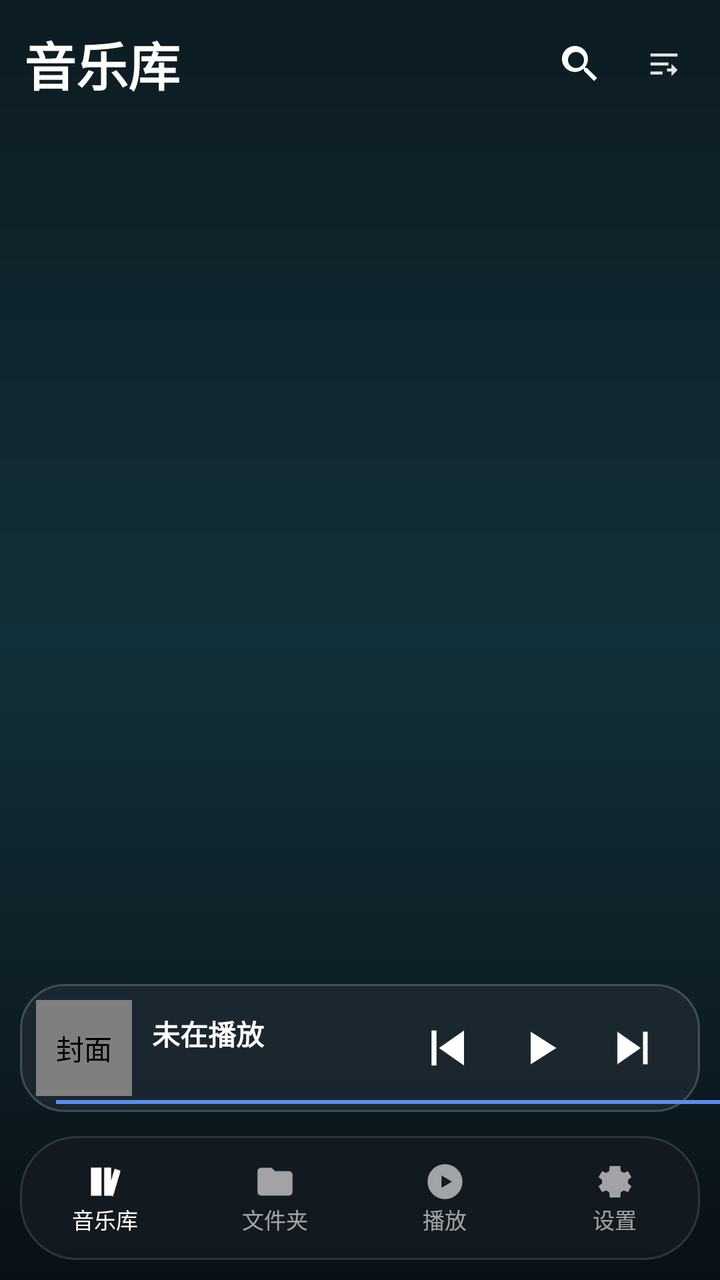
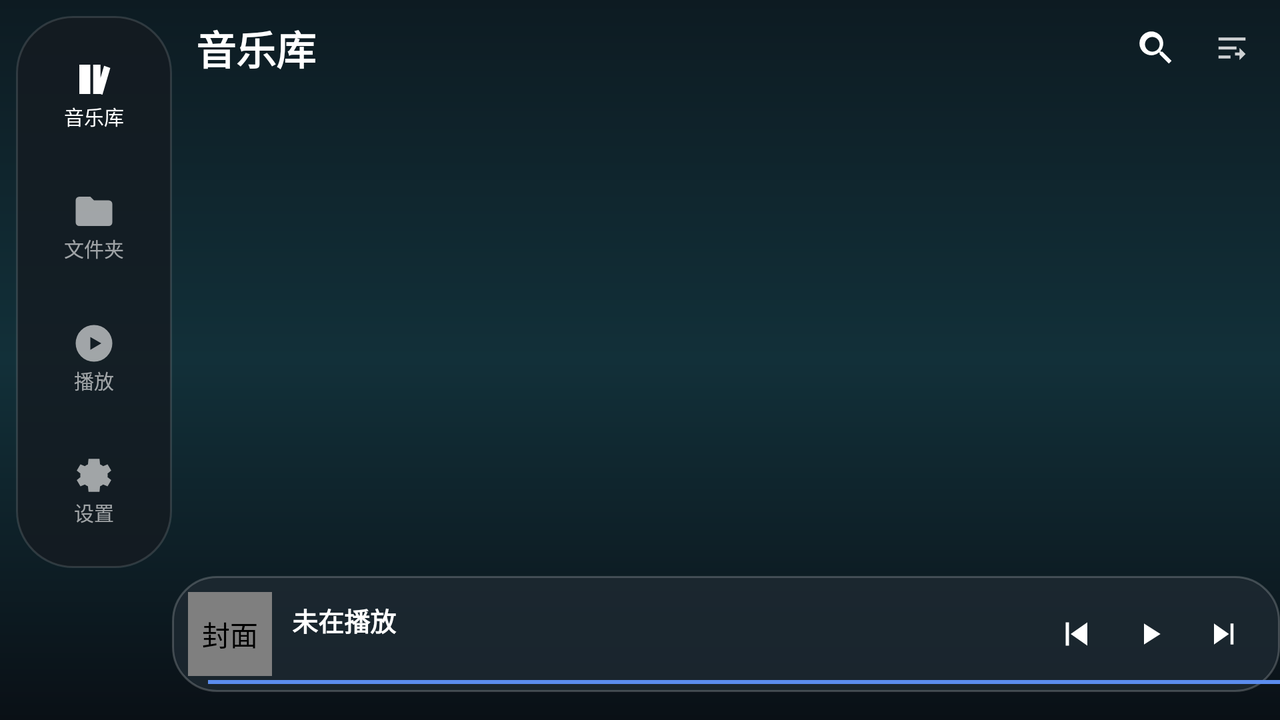

The same Android screen from two of the app's own layout files: first res/layout/ as a phone draws it, then the repository's variant for another configuration, drawn on a device whose configuration selects that folder. Both files follow.
<!-- AndroidManifest.xml: application theme Theme.DsdPlayer -->
<!-- res/layout/activity_main.xml -->
<?xml version="1.0" encoding="utf-8"?>
<androidx.constraintlayout.widget.ConstraintLayout
    xmlns:android="http://schemas.android.com/apk/res/android"
    xmlns:app="http://schemas.android.com/apk/res-auto"
    android:layout_width="match_parent"
    android:layout_height="match_parent"
    android:background="@drawable/bg_app">

    
    <LinearLayout
        android:id="@+id/titleRow"
        android:layout_width="0dp"
        android:layout_height="wrap_content"
        android:gravity="center_vertical"
        android:orientation="horizontal"
        android:paddingStart="12dp"
        android:paddingEnd="6dp"
        android:paddingTop="10dp"
        app:layout_constraintTop_toTopOf="parent"
        app:layout_constraintStart_toStartOf="parent"
        app:layout_constraintEnd_toEndOf="parent">

        <ImageView
            android:id="@+id/btnBack"
            android:layout_width="36dp"
            android:layout_height="36dp"
            android:layout_marginEnd="4dp"
            android:background="?attr/selectableItemBackgroundBorderless"
            android:contentDescription="@string/nav_back"
            android:padding="7dp"
            android:src="@drawable/ic_back"
            android:visibility="gone"
            app:tint="#FFFFFF" />

        <TextView
            android:id="@+id/pageTitle"
            android:layout_width="0dp"
            android:layout_height="wrap_content"
            android:layout_weight="1"
            android:ellipsize="end"
            android:singleLine="true"
            android:text="@string/lib_title"
            android:textColor="#FFFFFFFF"
            android:textSize="26sp"
            android:textStyle="bold" />

        <ImageView
            android:id="@+id/btnSearch"
            android:layout_width="44dp"
            android:layout_height="44dp"
            android:background="?attr/selectableItemBackgroundBorderless"
            android:contentDescription="@string/search"
            android:padding="10dp"
            android:src="@drawable/ic_search"
            app:tint="#FFFFFF" />

        
        <ImageView
            android:id="@+id/btnSort"
            android:layout_width="40dp"
            android:layout_height="40dp"
            android:layout_marginEnd="2dp"
            android:background="?attr/selectableItemBackgroundBorderless"
            android:contentDescription="@string/sort_layout"
            android:padding="11dp"
            android:src="@drawable/ic_sort"
            app:tint="#E0FFFFFF" />
    </LinearLayout>

    <TextView
        android:id="@+id/pageSubtitle"
        android:layout_width="0dp"
        android:layout_height="wrap_content"
        android:paddingHorizontal="16dp"
        android:paddingBottom="4dp"
        android:textColor="#99FFFFFF"
        android:textSize="13sp"
        app:layout_constraintTop_toBottomOf="@id/titleRow"
        app:layout_constraintStart_toStartOf="parent"
        app:layout_constraintEnd_toEndOf="parent" />

    <FrameLayout
        android:id="@+id/pageHost"
        android:layout_width="0dp"
        android:layout_height="0dp"
        app:layout_constraintTop_toBottomOf="@id/pageSubtitle"
        app:layout_constraintBottom_toTopOf="@id/miniPlayer"
        app:layout_constraintStart_toStartOf="parent"
        app:layout_constraintEnd_toEndOf="parent" />

    <LinearLayout
        android:id="@+id/miniPlayer"
        android:layout_width="0dp"
        android:layout_height="64dp"
        android:layout_marginHorizontal="10dp"
        android:layout_marginBottom="12dp"
        android:background="@drawable/bg_mini_player"
        android:clickable="true"
        android:focusable="true"
        android:gravity="center_vertical"
        android:orientation="horizontal"
        android:paddingHorizontal="8dp"
        app:layout_constraintBottom_toTopOf="@id/bottomNav"
        app:layout_constraintStart_toStartOf="parent"
        app:layout_constraintEnd_toEndOf="parent">

        <com.dsd.player.ui.CoverImageView
            android:id="@+id/miniCover"
            app:radiusDp="8"
            android:layout_width="48dp"
            android:layout_height="48dp"
            android:background="@drawable/bg_cover_placeholder"
            android:contentDescription="@string/artwork"
            android:scaleType="centerCrop" />

        <LinearLayout
            android:layout_width="0dp"
            android:layout_height="wrap_content"
            android:layout_marginStart="10dp"
            android:layout_weight="1"
            android:orientation="vertical">

            <TextView
                android:id="@+id/miniTitle"
                android:layout_width="match_parent"
                android:layout_height="wrap_content"
                android:ellipsize="marquee"
                android:focusable="true"
                android:focusableInTouchMode="true"
                android:marqueeRepeatLimit="marquee_forever"
                android:singleLine="true"
                android:text="@string/nothing_playing"
                android:textColor="#FFFFFFFF"
                android:textSize="14sp"
                android:textStyle="bold" />

            <TextView
                android:id="@+id/miniSubtitle"
                android:layout_width="match_parent"
                android:layout_height="wrap_content"
                android:ellipsize="end"
                android:singleLine="true"
                android:textColor="#99FFFFFF"
                android:textSize="11sp" />
        </LinearLayout>

        <ImageView
            android:id="@+id/miniPrev"
            android:layout_width="48dp"
            android:layout_height="48dp"
            android:background="?attr/selectableItemBackgroundBorderless"
            android:contentDescription="@string/prev"
            android:padding="9dp"
            android:src="@drawable/ic_prev"
            app:tint="#FFFFFF" />

        <ImageView
            android:id="@+id/miniPlay"
            android:layout_width="48dp"
            android:layout_height="48dp"
            android:background="?attr/selectableItemBackgroundBorderless"
            android:contentDescription="@string/play"
            android:padding="10dp"
            android:src="@drawable/ic_play"
            app:tint="#FFFFFF" />

        <ImageView
            android:id="@+id/miniNext"
            android:layout_width="48dp"
            android:layout_height="48dp"
            android:background="?attr/selectableItemBackgroundBorderless"
            android:contentDescription="@string/next"
            android:padding="10dp"
            android:src="@drawable/ic_next"
            app:tint="#FFFFFF" />
    </LinearLayout>

    
    <View
        android:id="@+id/miniProgressBg"
        android:layout_width="0dp"
        android:layout_height="2dp"
        android:layout_marginHorizontal="18dp"
        android:layout_marginBottom="4dp"
        android:background="#1FFFFFFF"
        app:layout_constraintBottom_toBottomOf="@id/miniPlayer"
        app:layout_constraintStart_toStartOf="@id/miniPlayer"
        app:layout_constraintEnd_toEndOf="@id/miniPlayer" />

    <View
        android:id="@+id/miniProgress"
        android:layout_width="0dp"
        android:layout_height="2dp"
        android:background="#5B8DEF"
        app:layout_constraintBottom_toBottomOf="@id/miniProgressBg"
        app:layout_constraintStart_toStartOf="@id/miniProgressBg" />

    <LinearLayout
        android:id="@+id/bottomNav"
        android:layout_width="0dp"
        android:layout_height="62dp"
        android:layout_marginHorizontal="10dp"
        android:layout_marginBottom="10dp"
        android:background="@drawable/bg_nav_pill"
        android:gravity="center"
        android:orientation="horizontal"
        app:layout_constraintBottom_toBottomOf="parent"
        app:layout_constraintStart_toStartOf="parent"
        app:layout_constraintEnd_toEndOf="parent">

        <LinearLayout
            android:id="@+id/navLibrary"
            android:layout_width="0dp"
            android:layout_height="match_parent"
            android:layout_weight="1"
            android:gravity="center"
            android:orientation="vertical">

            <ImageView
                android:id="@+id/navLibraryIcon"
                android:layout_width="21dp"
                android:layout_height="21dp"
                android:contentDescription="@string/lib_title"
                android:src="@drawable/ic_library"
                app:tint="#FFFFFFFF" />

            <TextView
                android:id="@+id/navLibraryText"
                android:layout_width="wrap_content"
                android:layout_height="wrap_content"
                android:text="@string/lib_title"
                android:textColor="#FFFFFFFF"
                android:textSize="11sp" />
        </LinearLayout>

        <LinearLayout
            android:id="@+id/navFolders"
            android:layout_width="0dp"
            android:layout_height="match_parent"
            android:layout_weight="1"
            android:gravity="center"
            android:orientation="vertical">

            <ImageView
                android:id="@+id/navFoldersIcon"
                android:layout_width="21dp"
                android:layout_height="21dp"
                android:contentDescription="@string/lib_folder"
                android:src="@drawable/ic_folder"
                app:tint="#99FFFFFF" />

            <TextView
                android:id="@+id/navFoldersText"
                android:layout_width="wrap_content"
                android:layout_height="wrap_content"
                android:text="@string/lib_folder"
                android:textColor="#99FFFFFF"
                android:textSize="11sp" />
        </LinearLayout>

        <LinearLayout
            android:id="@+id/navPlayer"
            android:layout_width="0dp"
            android:layout_height="match_parent"
            android:layout_weight="1"
            android:gravity="center"
            android:orientation="vertical">

            <ImageView
                android:id="@+id/navPlayerIcon"
                android:layout_width="21dp"
                android:layout_height="21dp"
                android:contentDescription="@string/now_playing"
                android:src="@drawable/ic_play_circle"
                app:tint="#99FFFFFF" />

            <TextView
                android:id="@+id/navPlayerText"
                android:layout_width="wrap_content"
                android:layout_height="wrap_content"
                android:text="@string/now_playing"
                android:textColor="#99FFFFFF"
                android:textSize="11sp" />
        </LinearLayout>

        <LinearLayout
            android:id="@+id/navSettings"
            android:layout_width="0dp"
            android:layout_height="match_parent"
            android:layout_weight="1"
            android:gravity="center"
            android:orientation="vertical">

            <ImageView
                android:id="@+id/navSettingsIcon"
                android:layout_width="21dp"
                android:layout_height="21dp"
                android:contentDescription="@string/settings"
                android:src="@drawable/ic_settings"
                app:tint="#99FFFFFF" />

            <TextView
                android:id="@+id/navSettingsText"
                android:layout_width="wrap_content"
                android:layout_height="wrap_content"
                android:text="@string/settings"
                android:textColor="#99FFFFFF"
                android:textSize="11sp" />
        </LinearLayout>
    </LinearLayout>
</androidx.constraintlayout.widget.ConstraintLayout>
<!-- resources referenced by this layout -->
<resources>
  <!-- drawable bg_app (drawable) -->
  <?xml version="1.0" encoding="utf-8"?>
  <shape xmlns:android="http://schemas.android.com/apk/res/android" android:shape="rectangle">
      <gradient
          android:angle="270"
          android:centerColor="#123039"
          android:endColor="#0A1016"
          android:startColor="#0D1B22"
          android:type="linear" />
  </shape>
  <!-- drawable bg_cover_placeholder (drawable) -->
  <?xml version="1.0" encoding="utf-8"?>
  <shape xmlns:android="http://schemas.android.com/apk/res/android" android:shape="rectangle">
      <gradient android:angle="315" android:startColor="#3A4A5A" android:endColor="#1E2A33" />
      <corners android:radius="12dp" />
  </shape>
  <!-- drawable bg_mini_player (drawable) -->
  <?xml version="1.0" encoding="utf-8"?>
  <shape xmlns:android="http://schemas.android.com/apk/res/android" android:shape="rectangle">
      <solid android:color="#CC1F2A33" />
      <corners android:radius="22dp" />
      <stroke android:width="1dp" android:color="#33FFFFFF" />
  </shape>
  <!-- drawable bg_nav_pill (drawable) -->
  <?xml version="1.0" encoding="utf-8"?>
  <shape xmlns:android="http://schemas.android.com/apk/res/android" android:shape="rectangle">
      <solid android:color="#CC141B21" />
      <corners android:radius="28dp" />
      <stroke android:width="1dp" android:color="#22FFFFFF" />
  </shape>
  <!-- drawable ic_back (drawable) -->
  <?xml version="1.0" encoding="utf-8"?>
  <vector xmlns:android="http://schemas.android.com/apk/res/android"
      android:width="24dp" android:height="24dp"
      android:viewportWidth="24" android:viewportHeight="24"
      android:tint="#FFFFFFFF">
      <path android:fillColor="#FFFFFFFF" android:pathData="M20,11H7.8l5.6,-5.6L12,4l-8,8 8,8 1.4,-1.4L7.8,13H20z" />
  </vector>
  <!-- drawable ic_next (drawable) -->
  <?xml version="1.0" encoding="utf-8"?>
  <vector xmlns:android="http://schemas.android.com/apk/res/android"
      android:width="24dp" android:height="24dp"
      android:viewportWidth="24" android:viewportHeight="24"
      android:tint="#FFFFFFFF">
      <path android:fillColor="#FFFFFFFF" android:pathData="M15,5h2v14h-2z M4,5l10,7 -10,7z" />
  </vector>
  <!-- drawable ic_play (drawable) -->
  <?xml version="1.0" encoding="utf-8"?>
  <vector xmlns:android="http://schemas.android.com/apk/res/android"
      android:width="24dp" android:height="24dp"
      android:viewportWidth="24" android:viewportHeight="24"
      android:tint="#FFFFFFFF">
      <path android:fillColor="#FFFFFFFF" android:pathData="M8,5l11,7 -11,7z" />
  </vector>
  <!-- drawable ic_prev (drawable) -->
  <?xml version="1.0" encoding="utf-8"?>
  <vector xmlns:android="http://schemas.android.com/apk/res/android"
      android:width="24dp" android:height="24dp"
      android:viewportWidth="24" android:viewportHeight="24"
      android:tint="#FFFFFFFF">
      <path android:fillColor="#FFFFFFFF" android:pathData="M7,5h2v14H7z M20,5l-10,7 10,7z" />
  </vector>
  <string name="artwork">封面</string>
  <string name="lib_folder">文件夹</string>
  <string name="lib_title">音乐库</string>
  <string name="nav_back">返回</string>
  <string name="next">下一首</string>
  <string name="nothing_playing">未在播放</string>
  <string name="now_playing">播放</string>
  <string name="play">播放</string>
  <string name="prev">上一首</string>
  <string name="search">搜索</string>
  <string name="settings">设置</string>
  <string name="sort_layout">排序与布局</string>
  <style name="Theme.DsdPlayer" parent="Theme.Material3.Dark.NoActionBar">
          <item name="android:statusBarColor">#0B1218</item>
          <item name="android:navigationBarColor">#0B1218</item>
          <item name="android:windowLightStatusBar" tools:targetApi="m">false</item>
      </style>
  <!-- some entries are left out for length -->
</resources>
<!-- res/layout-land/activity_main.xml (the repository's variant of the layout above) -->
<!-- drawn on the phone turned sideways -->
<?xml version="1.0" encoding="utf-8"?>
<androidx.constraintlayout.widget.ConstraintLayout
    xmlns:android="http://schemas.android.com/apk/res/android"
    xmlns:app="http://schemas.android.com/apk/res-auto"
    android:layout_width="match_parent"
    android:layout_height="match_parent"
    android:background="@drawable/bg_app">

    
    <LinearLayout
        android:id="@+id/bottomNav"
        android:layout_width="78dp"
        android:layout_height="wrap_content"
        android:layout_marginStart="8dp"
        android:layout_marginTop="8dp"
        android:background="@drawable/bg_nav_pill"
        android:gravity="center_horizontal|top"
        android:orientation="vertical"
        android:paddingVertical="8dp"
        app:layout_constraintTop_toTopOf="parent"
        app:layout_constraintStart_toStartOf="parent">

        <LinearLayout
            android:id="@+id/navLibrary"
            android:layout_width="62dp"
            android:layout_height="62dp"
            android:gravity="center"
            android:orientation="vertical">

            <ImageView
                android:id="@+id/navLibraryIcon"
                android:layout_width="22dp"
                android:layout_height="22dp"
                android:contentDescription="@string/lib_title"
                android:src="@drawable/ic_library"
                app:tint="#FFFFFFFF" />

            <TextView
                android:id="@+id/navLibraryText"
                android:layout_width="wrap_content"
                android:layout_height="wrap_content"
                android:text="@string/lib_title"
                android:textColor="#FFFFFFFF"
                android:textSize="10sp" />
        </LinearLayout>

        <LinearLayout
            android:id="@+id/navFolders"
            android:layout_width="62dp"
            android:layout_height="62dp"
            android:layout_marginTop="4dp"
            android:gravity="center"
            android:orientation="vertical">

            <ImageView
                android:id="@+id/navFoldersIcon"
                android:layout_width="22dp"
                android:layout_height="22dp"
                android:contentDescription="@string/lib_folder"
                android:src="@drawable/ic_folder"
                app:tint="#99FFFFFF" />

            <TextView
                android:id="@+id/navFoldersText"
                android:layout_width="wrap_content"
                android:layout_height="wrap_content"
                android:text="@string/lib_folder"
                android:textColor="#99FFFFFF"
                android:textSize="10sp" />
        </LinearLayout>

        <LinearLayout
            android:id="@+id/navPlayer"
            android:layout_width="62dp"
            android:layout_height="62dp"
            android:layout_marginTop="4dp"
            android:gravity="center"
            android:orientation="vertical">

            <ImageView
                android:id="@+id/navPlayerIcon"
                android:layout_width="22dp"
                android:layout_height="22dp"
                android:contentDescription="@string/now_playing"
                android:src="@drawable/ic_play_circle"
                app:tint="#99FFFFFF" />

            <TextView
                android:id="@+id/navPlayerText"
                android:layout_width="wrap_content"
                android:layout_height="wrap_content"
                android:text="@string/now_playing"
                android:textColor="#99FFFFFF"
                android:textSize="10sp" />
        </LinearLayout>

        <LinearLayout
            android:id="@+id/navSettings"
            android:layout_width="62dp"
            android:layout_height="62dp"
            android:layout_marginTop="4dp"
            android:gravity="center"
            android:orientation="vertical">

            <ImageView
                android:id="@+id/navSettingsIcon"
                android:layout_width="22dp"
                android:layout_height="22dp"
                android:contentDescription="@string/settings"
                android:src="@drawable/ic_settings"
                app:tint="#99FFFFFF" />

            <TextView
                android:id="@+id/navSettingsText"
                android:layout_width="wrap_content"
                android:layout_height="wrap_content"
                android:text="@string/settings"
                android:textColor="#99FFFFFF"
                android:textSize="10sp" />
        </LinearLayout>
    </LinearLayout>

    
    <LinearLayout
        android:id="@+id/titleRow"
        android:layout_width="0dp"
        android:layout_height="wrap_content"
        android:gravity="center_vertical"
        android:orientation="horizontal"
        android:paddingStart="12dp"
        android:paddingEnd="6dp"
        android:paddingTop="4dp"
        app:layout_constraintTop_toTopOf="parent"
        app:layout_constraintStart_toEndOf="@id/bottomNav"
        app:layout_constraintEnd_toEndOf="parent">

        <ImageView
            android:id="@+id/btnBack"
            android:layout_width="36dp"
            android:layout_height="36dp"
            android:layout_marginEnd="4dp"
            android:background="?attr/selectableItemBackgroundBorderless"
            android:contentDescription="@string/nav_back"
            android:padding="8dp"
            android:src="@drawable/ic_back"
            android:visibility="gone"
            app:tint="#FFFFFF" />

        <TextView
            android:id="@+id/pageTitle"
            android:layout_width="0dp"
            android:layout_height="wrap_content"
            android:layout_weight="1"
            android:ellipsize="end"
            android:singleLine="true"
            android:text="@string/lib_title"
            android:textColor="#FFFFFFFF"
            android:textSize="20sp"
            android:textStyle="bold" />

        <ImageView
            android:id="@+id/btnSearch"
            android:layout_width="40dp"
            android:layout_height="40dp"
            android:background="?attr/selectableItemBackgroundBorderless"
            android:contentDescription="@string/search"
            android:padding="9dp"
            android:src="@drawable/ic_search"
            app:tint="#FFFFFF" />

        <ImageView
            android:id="@+id/btnSort"
            android:layout_width="36dp"
            android:layout_height="36dp"
            android:background="?attr/selectableItemBackgroundBorderless"
            android:contentDescription="@string/sort_layout"
            android:padding="9dp"
            android:src="@drawable/ic_sort"
            app:tint="#CCFFFFFF" />
    </LinearLayout>

    <TextView
        android:id="@+id/pageSubtitle"
        android:layout_width="0dp"
        android:layout_height="wrap_content"
        android:paddingHorizontal="16dp"
        android:textColor="#99FFFFFF"
        android:textSize="11sp"
        app:layout_constraintTop_toBottomOf="@id/titleRow"
        app:layout_constraintStart_toEndOf="@id/bottomNav"
        app:layout_constraintEnd_toEndOf="parent" />

    <FrameLayout
        android:id="@+id/pageHost"
        android:layout_width="0dp"
        android:layout_height="0dp"
        app:layout_constraintTop_toBottomOf="@id/pageSubtitle"
        app:layout_constraintBottom_toTopOf="@id/miniPlayer"
        app:layout_constraintStart_toEndOf="@id/bottomNav"
        app:layout_constraintEnd_toEndOf="parent" />

    <LinearLayout
        android:id="@+id/miniPlayer"
        android:layout_width="0dp"
        android:layout_height="58dp"
        android:layout_marginBottom="14dp"
        android:background="@drawable/bg_mini_player"
        android:clickable="true"
        android:focusable="true"
        android:gravity="center_vertical"
        android:orientation="horizontal"
        android:paddingHorizontal="8dp"
        app:layout_constraintWidth_max="600dp"
        app:layout_constraintBottom_toBottomOf="parent"
        app:layout_constraintStart_toEndOf="@id/bottomNav"
        app:layout_constraintEnd_toEndOf="parent"
        app:layout_constraintHorizontal_bias="0.5">

        <com.dsd.player.ui.CoverImageView
            android:id="@+id/miniCover"
            app:radiusDp="8"
            android:layout_width="42dp"
            android:layout_height="42dp"
            android:background="@drawable/bg_cover_placeholder"
            android:contentDescription="@string/artwork"
            android:scaleType="centerCrop" />

        <LinearLayout
            android:layout_width="0dp"
            android:layout_height="wrap_content"
            android:layout_marginStart="10dp"
            android:layout_weight="1"
            android:orientation="vertical">

            <TextView
                android:id="@+id/miniTitle"
                android:layout_width="match_parent"
                android:layout_height="wrap_content"
                android:ellipsize="marquee"
                android:focusable="true"
                android:focusableInTouchMode="true"
                android:marqueeRepeatLimit="marquee_forever"
                android:singleLine="true"
                android:text="@string/nothing_playing"
                android:textColor="#FFFFFFFF"
                android:textSize="13sp"
                android:textStyle="bold" />

            <TextView
                android:id="@+id/miniSubtitle"
                android:layout_width="match_parent"
                android:layout_height="wrap_content"
                android:ellipsize="end"
                android:singleLine="true"
                android:textColor="#99FFFFFF"
                android:textSize="10sp" />
        </LinearLayout>

        <ImageView
            android:id="@+id/miniPrev"
            android:layout_width="38dp"
            android:layout_height="38dp"
            android:background="?attr/selectableItemBackgroundBorderless"
            android:contentDescription="@string/prev"
            android:padding="9dp"
            android:src="@drawable/ic_prev"
            app:tint="#FFFFFF" />

        <ImageView
            android:id="@+id/miniPlay"
            android:layout_width="38dp"
            android:layout_height="38dp"
            android:background="?attr/selectableItemBackgroundBorderless"
            android:contentDescription="@string/play"
            android:padding="10dp"
            android:src="@drawable/ic_play"
            app:tint="#FFFFFF" />

        <ImageView
            android:id="@+id/miniNext"
            android:layout_width="38dp"
            android:layout_height="38dp"
            android:background="?attr/selectableItemBackgroundBorderless"
            android:contentDescription="@string/next"
            android:padding="10dp"
            android:src="@drawable/ic_next"
            app:tint="#FFFFFF" />
    </LinearLayout>

    <View
        android:id="@+id/miniProgressBg"
        android:layout_width="0dp"
        android:layout_height="2dp"
        android:layout_marginHorizontal="18dp"
        android:layout_marginBottom="4dp"
        android:background="#1FFFFFFF"
        app:layout_constraintBottom_toBottomOf="@id/miniPlayer"
        app:layout_constraintStart_toStartOf="@id/miniPlayer"
        app:layout_constraintEnd_toEndOf="@id/miniPlayer" />

    <View
        android:id="@+id/miniProgress"
        android:layout_width="0dp"
        android:layout_height="2dp"
        android:background="#5B8DEF"
        app:layout_constraintBottom_toBottomOf="@id/miniProgressBg"
        app:layout_constraintStart_toStartOf="@id/miniProgressBg" />
</androidx.constraintlayout.widget.ConstraintLayout>
